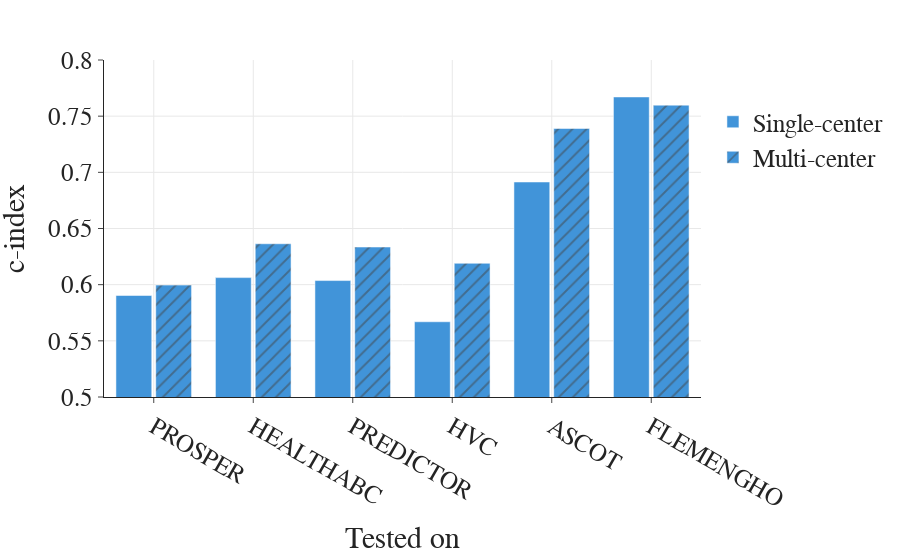
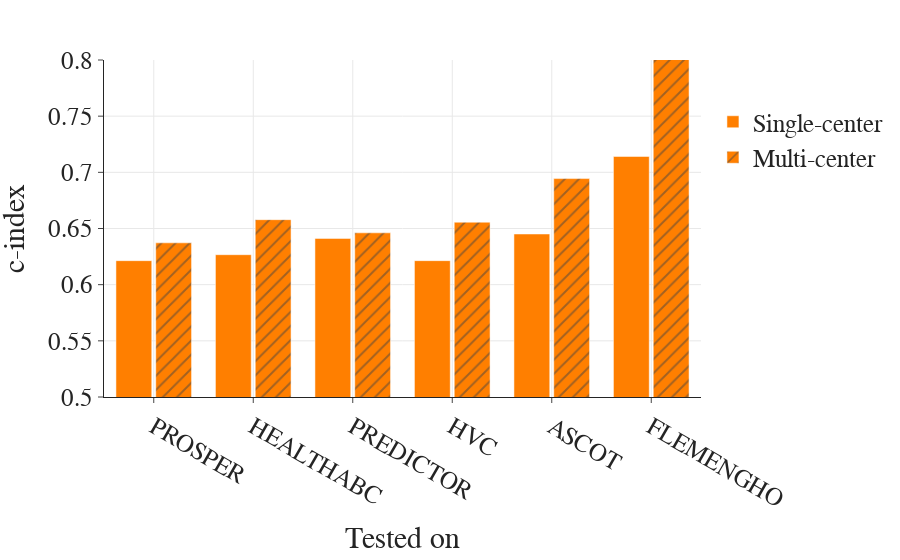

Write notebook code for charts like these, in order.
### Code cell
from hcve_lib.visualisation import setup_plotly_style

labels={
     "mean": "c-index",
    'test_cohort': 'Tested on'
 }
lco_lm_comparison_coxnet = lco_lm_comparison[lco_lm_comparison['method_name'] == 'coxnet']

fig = px.bar(
    lco_lm_comparison_coxnet,
    x='test_cohort',
    y='mean',
    barmode='group',
    range_y=[0.5,0.8],
    labels=labels,
    pattern_shape='splits',
)
fig.update_traces(marker_color='#4194D9')
setup_plotly_style(fig)
fig.write_image('./output/coxnet_lm_lco.svg')
fig.show()

lco_lm_comparison_gb = lco_lm_comparison[lco_lm_comparison['method_name'] == 'gb']

fig = px.bar(
    lco_lm_comparison_gb,
    x='test_cohort',
    y='mean',
    color_continuous_scale='color',
    barmode='group',
    range_y=[0.5,0.8],
    pattern_shape='splits',
    labels=labels,
)
fig.update_traces(marker_color='#FF7F00')
setup_plotly_style(fig)
fig.write_image('./output/gb_lm_lco.svg')
fig.show()

### Figure 1 — Plotly figure (JSON) as saved in the notebook; plotly's stock layout.template omitted (floating-point values rounded to 4 significant figures)
{"data": [{"alignmentgroup": "True", "hovertemplate": "splits=Single-center<br>Tested on=%{x}<br>c-index=%{y}<extra></extra>", "legendgroup": "Single-center", "marker": {"color": "#4194D9", "pattern": {"shape": ""}}, "name": "Single-center", "offsetgroup": "Single-center", "orientation": "v", "showlegend": true, "textposition": "auto", "type": "bar", "x": ["PROSPER", "HEALTHABC", "PREDICTOR", "HVC", "ASCOT", "FLEMENGHO"], "xaxis": "x", "y": [0.5904, 0.6063, 0.6036, 0.567, 0.6914, 0.7671], "yaxis": "y"}, {"alignmentgroup": "True", "hovertemplate": "splits=Multi-center<br>Tested on=%{x}<br>c-index=%{y}<extra></extra>", "legendgroup": "Multi-center", "marker": {"color": "#4194D9", "pattern": {"shape": "/"}}, "name": "Multi-center", "offsetgroup": "Multi-center", "orientation": "v", "showlegend": true, "textposition": "auto", "type": "bar", "x": ["ASCOT", "FLEMENGHO", "HEALTHABC", "HVC", "PREDICTOR", "PROSPER"], "xaxis": "x", "y": [0.739, 0.7598, 0.6364, 0.619, 0.6335, 0.5996], "yaxis": "y"}], "layout": {"bargroupgap": 0.1, "barmode": "group", "font": {"family": "Calibri", "size": 25}, "legend": {"title": {"font": {"color": "rgba(0,0,0,0)"}, "text": "splits"}, "tracegroupgap": 0}, "margin": {"t": 60}, "xaxis": {"anchor": "y", "domain": [0, 1], "showgrid": true, "title": {"text": "Tested on"}}, "yaxis": {"anchor": "x", "domain": [0, 1], "range": [0.5, 0.8], "showgrid": true, "title": {"text": "c-index"}}}}

### Figure 2 — Plotly figure (JSON) as saved in the notebook; plotly's stock layout.template omitted (floating-point values rounded to 4 significant figures)
{"data": [{"alignmentgroup": "True", "hovertemplate": "splits=Single-center<br>Tested on=%{x}<br>c-index=%{y}<extra></extra>", "legendgroup": "Single-center", "marker": {"color": "#FF7F00", "pattern": {"shape": ""}}, "name": "Single-center", "offsetgroup": "Single-center", "orientation": "v", "showlegend": true, "textposition": "auto", "type": "bar", "x": ["PROSPER", "HEALTHABC", "PREDICTOR", "HVC", "ASCOT", "FLEMENGHO"], "xaxis": "x", "y": [0.6214, 0.6267, 0.6412, 0.6214, 0.6451, 0.7141], "yaxis": "y"}, {"alignmentgroup": "True", "hovertemplate": "splits=Multi-center<br>Tested on=%{x}<br>c-index=%{y}<extra></extra>", "legendgroup": "Multi-center", "marker": {"color": "#FF7F00", "pattern": {"shape": "/"}}, "name": "Multi-center", "offsetgroup": "Multi-center", "orientation": "v", "showlegend": true, "textposition": "auto", "type": "bar", "x": ["ASCOT", "FLEMENGHO", "HEALTHABC", "HVC", "PREDICTOR", "PROSPER"], "xaxis": "x", "y": [0.6944, 0.8126, 0.6579, 0.6556, 0.6461, 0.6372], "yaxis": "y"}], "layout": {"bargroupgap": 0.1, "barmode": "group", "font": {"family": "Calibri", "size": 25}, "legend": {"title": {"font": {"color": "rgba(0,0,0,0)"}, "text": "splits"}, "tracegroupgap": 0}, "margin": {"t": 60}, "xaxis": {"anchor": "y", "domain": [0, 1], "showgrid": true, "title": {"text": "Tested on"}}, "yaxis": {"anchor": "x", "domain": [0, 1], "range": [0.5, 0.8], "showgrid": true, "title": {"text": "c-index"}}}}
